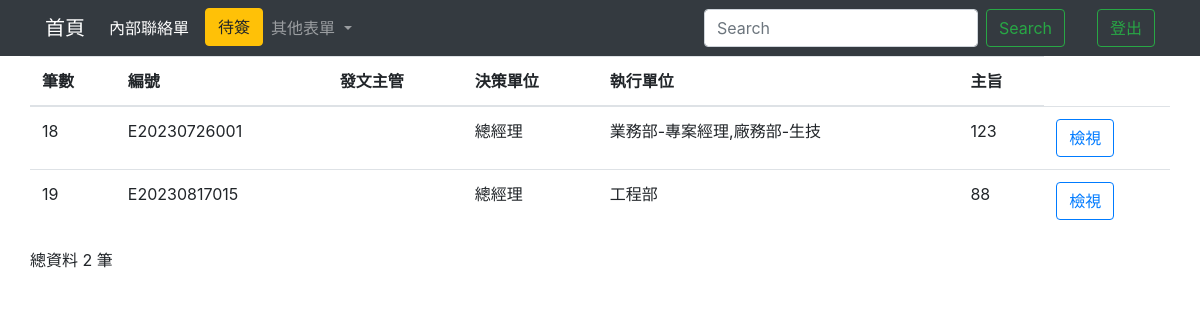
/contactallIndex/ (signed in), run on the app's committed database.
### testapp/models.py (models this page shows)
class Contact (models.Model):
    cNumber = models.CharField(max_length=50, default='', null=False)#編號
    cAutherManager = models.CharField(max_length=20,blank=True)#發文主管
    cDecisionDep = models.CharField(max_length=50,null=False)#決策單位
    cImplementDep = models.CharField(max_length=50)#執行單位
    cSubject = models.TextField(null=False)#主旨
    cDiscription = models.TextField(blank=True)#說明
    cOption = models.TextField(blank=True)#各審核人員意見
    home = models.OneToOneField(Home, on_delete=models.CASCADE,default='')

### testapp/views.py (the view)
# urls.py: path('contactallIndex/',contactallIndex),
def contactallIndex(request):
    if request.user.is_authenticated:
        username=request.user.username
        authenticate=request.user.is_staff
        firstname = request.user.first_name
    allPerson = Home.objects.filter(cReceive = firstname)
    allpersonCount = len(allPerson)
    if 'q' in request.GET:
        q = request.GET['q']
        multiple_q = Q(Q(cNumber__icontains=q) | Q(cSubject__icontains=q) | Q(cDecisionDep__icontains=q))
        contactall = Contact.objects.filter(multiple_q)
    else:
        contactall = Contact.objects.all().order_by("id")
    contactallCount = len(contactall)
    return render(request, "contactall_Index.html",locals())

### templates/contactall_Index.html (shortened to what this page needs)
<!DOCTYPE html>
<html lang="en">
<head>
  <link rel="stylesheet" href="https://cdn.jsdelivr.net/npm/bootstrap@4.6.2/dist/css/bootstrap.min.css">
  {% load static %}
</head>
<body>
  <nav class="navbar navbar-expand-lg navbar-dark bg-dark">
    <div class="container">
      <a class="navbar-brand" href="/homeIndex/">首頁</a>
      <div class="collapse navbar-collapse" id="navbarSupportedContent">
        <ul class="navbar-nav mr-auto">
          <li class="nav-item active">
            <a class="nav-link disabled">內部聯絡單 <span class="sr-only">(current)</span></a>
          </li>
          <ul class="navbar-nav ml-2">
            <li class="nav-item">
              <button class="btn btn-warning my-2 my-sm-0" id="{{firstname}}" onclick="perosonIndex(event)">待簽
              </button>
            </li>
          </ul>
          <li class="nav-item dropdown">
            <a class="nav-link dropdown-toggle" href="#" role="button" data-toggle="dropdown" aria-expanded="false">
              其他表單
            </a>
          </li>
        </ul>
        <form class="form-inline my-2 my-lg-0">
          <input class="form-control mr-sm-2" name='q' type="search" placeholder="Search" aria-label="Search">
          <button class="btn btn-outline-success my-2 my-sm-0" type="submit">Search</button>
        </form>
        <ul class="navbar-nav ml-2">
          <li class="nav-item active">
            <a class="nav-link disabled" style="color: green;">{{firstname}} <span class="sr-only">(current)</span></a>
          </li>
        </ul>
        <ul class="navbar-nav ml-2">
          <li class="nav-item">
            <button class="btn btn-outline-success my-2 my-sm-0" onclick="Logout(event)">登出</button>
          </li>
        </ul>
      </div>
    </div>
  </nav>
  <form action="." method="POST">
    <div class="container">
      <div class="row">
        <table class="table">
          <thead>
            <th scope="col">筆數</th>
            <th scope="col">編號</th>
            <th scope="col">發文主管</th>
            <th scope="col">決策單位</th>
            <th scope="col">執行單位</th>
            <th scope="col">主旨</th>
          </thead>
          <tbody>
            {% for unit in contactall %}
            <tr>
              <td>{{unit.id}}</td>
              <td>{{unit.cNumber}}</td>
              <td>{{unit.cAutherManager}}</td>
              <td>{{unit.cDecisionDep}}</td>
              <td>{{unit.cImplementDep}}</td>
              <td>{{unit.cSubject}}</td>
              <td>
                <button type="button" class="btn btn-outline-primary" id="{{unit.cNumber}}" onclick="View()">檢視</button>
              </td>
            </tr>
            {% endfor %}
          </tbody>
        </table>
      </div>
    </div>
  </form>
  <div class="container">
    <div class="row">
      <p>總資料 {{contactallCount}} 筆</p>
    </div>
  </div>
</body>
</html>

### data on the page
Contact: id "18", cNumber "E20230726001", cDecisionDep "總經理", cImplementDep "業務部-專案經理,廠務部-生技", cSubject "123"
Contact: id "19", cNumber "E20230817015", cDecisionDep "總經理", cImplementDep "工程部", cSubject "88"

### other printed values
{{ contactallCount }} "2"
